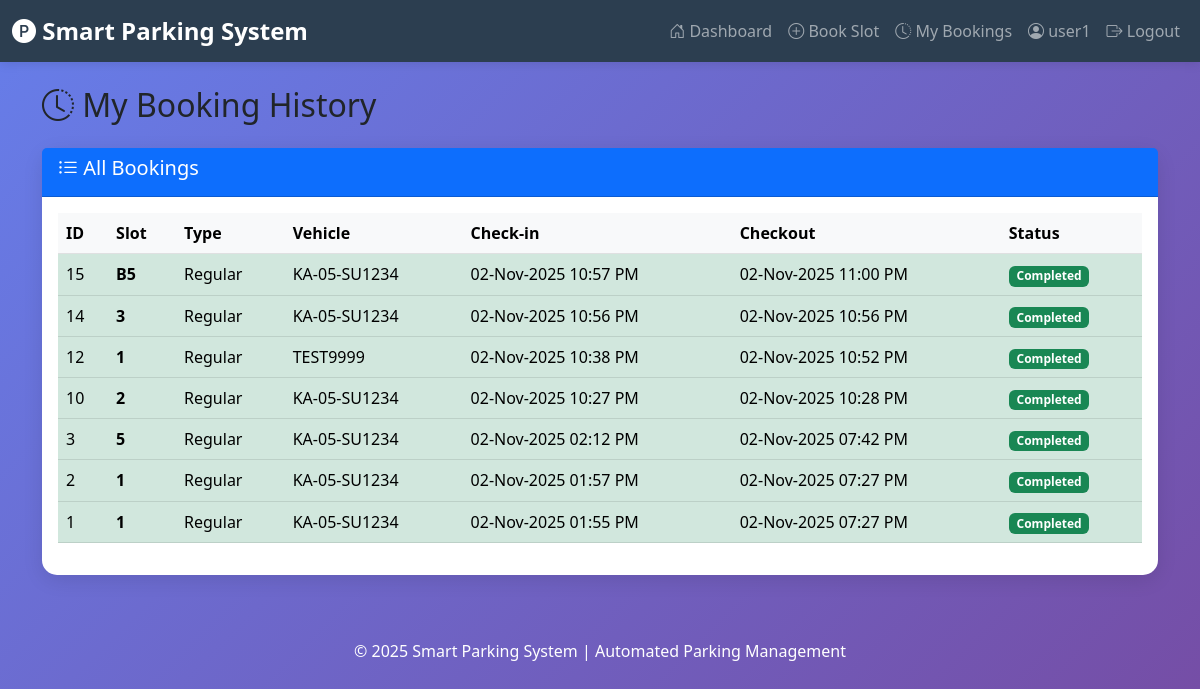
The app's page /user/bookings (signed in), older data.
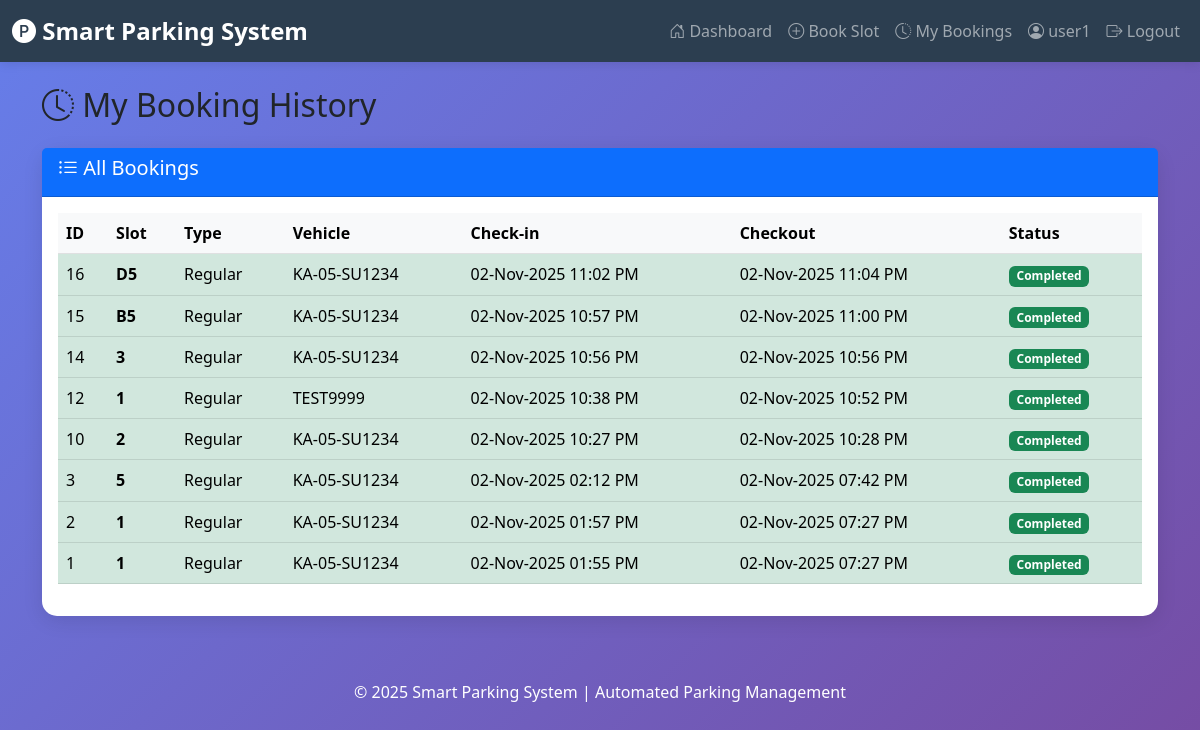
The same page, newer data.
### tables this page shows
CREATE TABLE bookings (
                    id INTEGER PRIMARY KEY AUTOINCREMENT,
                    user_id INTEGER NOT NULL,
                    slot_id INTEGER NOT NULL,
                    vehicle_number TEXT NOT NULL,
                    booking_time TIMESTAMP DEFAULT CURRENT_TIMESTAMP,
                    checkout_time TIMESTAMP,
                    status TEXT DEFAULT 'Active', package_type TEXT DEFAULT 'Hourly', package_cost REAL DEFAULT 50, expected_duration REAL DEFAULT 1, actual_cost REAL,
                    FOREIGN KEY (user_id) REFERENCES users(id),
                    FOREIGN KEY (slot_id) REFERENCES slots(id)
                );

CREATE TABLE slots (
                    id INTEGER PRIMARY KEY AUTOINCREMENT,
                    slot_number TEXT UNIQUE NOT NULL,
                    slot_type TEXT DEFAULT 'Regular',
                    status TEXT DEFAULT 'Available',
                    floor INTEGER DEFAULT 1,
                    created_at TIMESTAMP DEFAULT CURRENT_TIMESTAMP
                );

### app.py (the view)
@app.route('/user/bookings')
@login_required
def user_bookings():
    user_id = session.get('user_id')
    bookings = booking_manager.get_user_bookings(user_id)
    formatted_bookings = []
    for booking in bookings:
        formatted_bookings.append({
            'id': booking[0],
            'slot_number': booking[1],
            'slot_type': booking[2],
            'vehicle_number': booking[3],
            'booking_time': Helper.format_datetime(booking[4]),
            'checkout_time': Helper.format_datetime(booking[5]) if booking[5] else 'Active',
            'status': booking[6]
        })
    return render_template('user/bookings.html', bookings=formatted_bookings)

### app.py (called while the page is built)
def login_required(f):
    @wraps(f)
    def decorated_function(*args, **kwargs):
        if 'user_id' not in session:
            flash('Please login to access this page', 'warning')
            return redirect(url_for('login'))
        return f(*args, **kwargs)
    return decorated_function

### database/db_manager.py (called while the page is built)
    def fetch_all(self, query, params=()):
        try:
            self.cursor.execute(query, params)
            return self.cursor.fetchall()
        except sqlite3.Error as e:
            print(f"Fetch error: {e}")
            return []

### utils/helpers.py (called while the page is built)
    @staticmethod
    def format_datetime(dt_string):
        if not dt_string:
            return "N/A"
        try:
            dt = datetime.strptime(dt_string, "%Y-%m-%d %H:%M:%S")
            return dt.strftime("%d-%b-%Y %I:%M %p")
        except:
            return dt_string

### templates/user/bookings.html (shortened to what this page needs)
{% extends "base.html" %}
{% block content %}
<h2 class="mb-4"><i class="bi bi-clock-history"></i> My Booking History</h2>
<div class="card">
    <div class="card-header bg-primary text-white">
        <h5><i class="bi bi-list-ul"></i> All Bookings</h5>
    </div>
    <div class="card-body">
        {% if bookings %}
            <div class="table-responsive">
                <table class="table table-hover">
                    <thead class="table-light">
                        <tr>
                            <th>ID</th>
                            <th>Slot</th>
                            <th>Type</th>
                            <th>Vehicle</th>
                            <th>Check-in</th>
                            <th>Checkout</th>
                            <th>Status</th>
                        </tr>
                    </thead>
                    <tbody>
                        {% for booking in bookings %}
                            <tr class="{% if booking.status == 'Active' %}table-warning{% else %}table-success{% endif %}">
                                <td>{{ booking.id }}</td>
                                <td><strong>{{ booking.slot_number }}</strong></td>
                                <td>{{ booking.slot_type }}</td>
                                <td>{{ booking.vehicle_number }}</td>
                                <td>{{ booking.booking_time }}</td>
                                <td>{{ booking.checkout_time }}</td>
                                <td>
                                    {% if booking.status == 'Active' %}
                                        <span class="badge bg-warning">{{ booking.status }}</span>
                                    {% else %}
                                        <span class="badge bg-success">{{ booking.status }}</span>
                                    {% endif %}
                                </td>
                            </tr>
                        {% endfor %}
                    </tbody>
                </table>
            </div>
        {% endif %}
    </div>
</div>
{% endblock %}

### templates/base.html (shortened to what this page needs)
<!DOCTYPE html>
<html lang="en">
<head>
    <link href="https://cdn.jsdelivr.net/npm/bootstrap@5.3.0/dist/css/bootstrap.min.css" rel="stylesheet">
    <link rel="stylesheet" href="https://cdn.jsdelivr.net/npm/bootstrap-icons@1.10.0/font/bootstrap-icons.css">
</head>
<body>
    <nav class="navbar navbar-expand-lg navbar-dark">
        <div class="container-fluid">
            <a class="navbar-brand" href="/">
                <i class="bi bi-p-circle-fill"></i> Smart Parking System
            </a>
            <div class="collapse navbar-collapse" id="navbarNav">
                <ul class="navbar-nav ms-auto">
                    {% if session.user_id %}
                        {% if session.role == 'admin' %}
                            <li class="nav-item">
                                <a class="nav-link" href="{{ url_for('admin_dashboard') }}">
                                    <i class="bi bi-speedometer2"></i> Dashboard
                                </a>
                            </li>
                            <li class="nav-item">
                                <a class="nav-link" href="{{ url_for('admin_slots') }}">
                                    <i class="bi bi-grid-3x3-gap"></i> Manage Slots
                                </a>
                            </li>
                            <li class="nav-item">
                                <a class="nav-link" href="{{ url_for('admin_bookings') }}">
                                    <i class="bi bi-calendar-check"></i> Bookings
                                </a>
                            </li>
                        {% else %}
                            <li class="nav-item">
                                <a class="nav-link" href="{{ url_for('user_dashboard') }}">
                                    <i class="bi bi-house-door"></i> Dashboard
                                </a>
                            </li>
                            <li class="nav-item">
                                <a class="nav-link" href="{{ url_for('book_slot') }}">
                                    <i class="bi bi-plus-circle"></i> Book Slot
                                </a>
                            </li>
                            <li class="nav-item">
                                <a class="nav-link" href="{{ url_for('user_bookings') }}">
                                    <i class="bi bi-clock-history"></i> My Bookings
                                </a>
                            </li>
                        {% endif %}
                        <li class="nav-item">
                            <span class="nav-link">
                                <i class="bi bi-person-circle"></i> {{ session.username }}
                            </span>
                        </li>
                        <li class="nav-item">
                            <a class="nav-link" href="{{ url_for('logout') }}">
                                <i class="bi bi-box-arrow-right"></i> Logout
                            </a>
                        </li>
                    {% endif %}
                </ul>
            </div>
        </div>
    </nav>
    <div class="container mt-4">
        {% block content %}{% endblock %}
    </div>
    <footer class="text-center text-white mt-5 py-3">
        <p>&copy; 2025 Smart Parking System | Automated Parking Management</p>
    </footer>
</body>
</html>

### templates/base.html (style rules this page uses)
:root { --primary-color: #2C3E50; --secondary-color: #34495E; --success-color: #27AE60; --warning-color: #F39C12; --danger-color: #E74C3C; --info-color: #3498DB; }
body { background: linear-gradient(135deg, #667eea 0%, #764ba2 100%); min-height: 100vh; font-family: 'Segoe UI', Tahoma, Geneva, Verdana, sans-serif; }
.navbar { background-color: var(--primary-color) !important; box-shadow: 0 2px 10px rgba(0,0,0,0.1); }
.navbar-brand { font-weight: bold; font-size: 1.5rem; }
.card { border-radius: 15px; box-shadow: 0 5px 20px rgba(0,0,0,0.1); border: none; }

Row changes from the older to the newer data that the page shows:
added bookings: id "16", slot_number "D5", slot_type "Regular", vehicle_number "KA-05-SU1234", booking_time "02-Nov-2025 11:02 PM", checkout_time "02-Nov-2025 11:04 PM", status "Completed"
